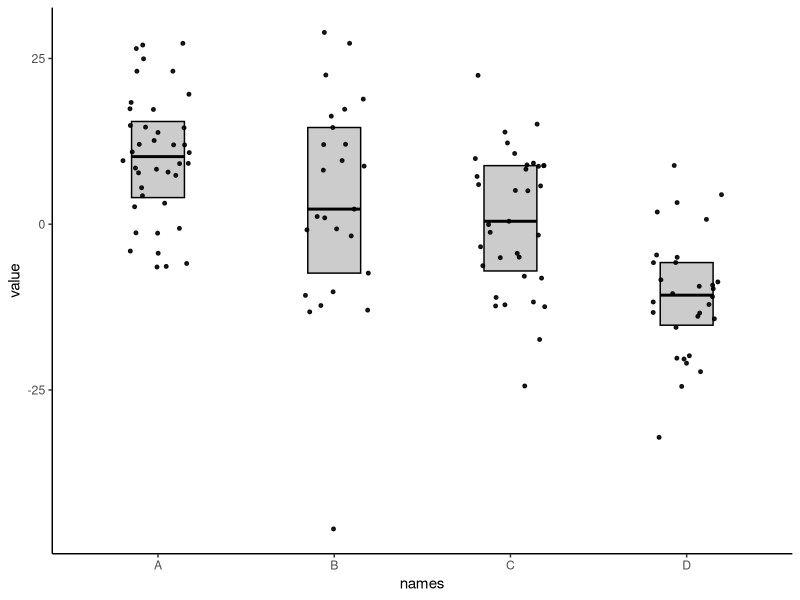

Write the R code that produced this figure.
# edit by WangLonghao hhuwlh@163.com
# generate data
# MIT License
# Copyright (c) 2022 Longhao Wang

library(tidyverse)

names <- c(rep("A", 40) , rep("B", 25) , rep("C", 35), rep("D", 30))
value <- c( rnorm(40 , mean=10 , sd=9) , rnorm(25 , mean=2 , sd=15) , rnorm(35 , mean=0 , sd=10) , rnorm(30 , mean=-10 , sd=12))
dplot <- data.frame(names,value)
lower <- dplot$value %>% tapply(names, function(x){
  return(quantile(x, c(0.25)))
})
upper <- dplot$value %>% tapply(names, function(x){
  return(quantile(x, c(0.75)))
})
median <- dplot$value %>% tapply(names, median)

dplot <- data.frame(names,value,
                    lower=c(rep(lower[1], 40), rep(lower[2], 25), rep(lower[3], 35), rep(lower[4], 30)),
                    upper=c(rep(upper[1], 40), rep(upper[2], 25), rep(upper[3], 35),rep(upper[4], 30)), 
                    median=c(rep(median[1], 40), rep(median[2], 25), rep(median[3], 35), rep(median[4], 30)))

# Plot boxplot1
dplot <- data.frame(names,value,lower=c(rep(lower[1], 40), rep(lower[2], 25), rep(lower[3], 35), rep(lower[4], 30)),
                    upper=c(rep(upper[1], 40), rep(upper[2], 25), rep(upper[3], 35),rep(upper[4], 30)), median=c(rep(median[1], 40), rep(median[2], 25), rep(median[3], 35), rep(median[4], 30)))

dplot %>% 
  ggplot(aes(x=names,y=value))+
  geom_boxplot(color="black", fill="black", alpha=0.2, width=0.3, outlier.shape = NA, coef = 0) +
  geom_jitter(color="black", size=1, alpha=0.9, width=0.2)+
  theme_classic()